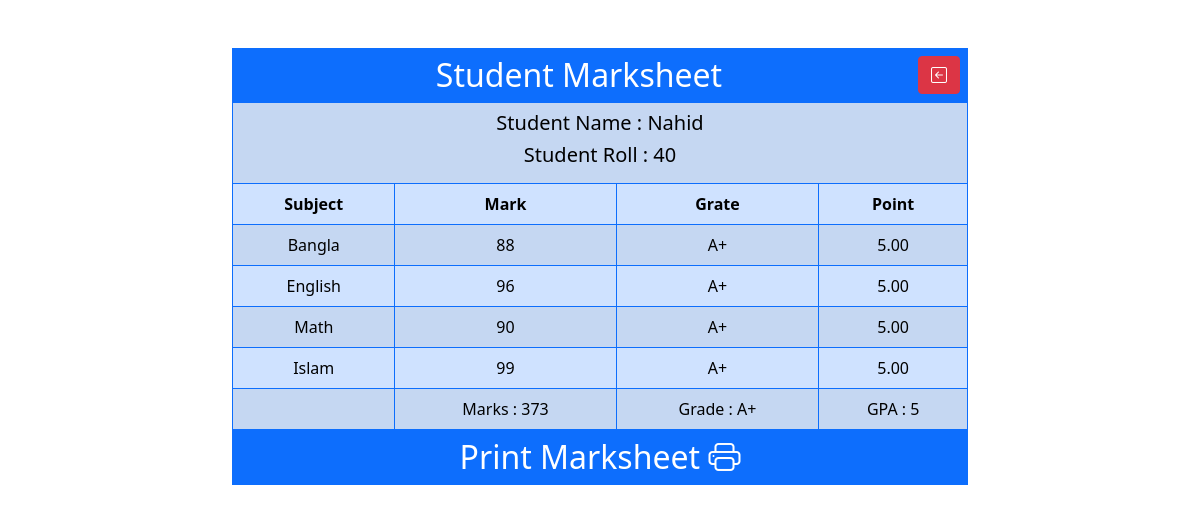
/view.php?view=34, run on the app's committed database.
### tables this page shows
CREATE TABLE `marksheet` (
  `id` int NOT NULL,
  `name` varchar(255) NOT NULL,
  `roll` int NOT NULL,
  `bangla` int NOT NULL,
  `math` int NOT NULL,
  `english` int NOT NULL,
  `islam` int NOT NULL
);

### view.php (the view, shortened to what this page needs)
<?php
include 'db_connec.php';
if ($_GET['view']) {
  $viewId        = $_GET['view'];
  $select_data   = "SELECT * FROM marksheet WHERE id = $viewId";
  $sql           = mysqli_query($connec, $select_data);
  $arry_data     = mysqli_fetch_assoc($sql);
  $userName = $arry_data['name'];
  $roll     = $arry_data['roll'];
  $bangla   = $arry_data['bangla'];
  $math     = $arry_data['math'];
  $english  = $arry_data['english'];
  $islam    = $arry_data['islam'];
  $bnMark   = '';
  $mathMark = '';
  $enMark   = '';
  $isMark   = '';
  $bnGrade    = '';
  $mathGrade  = '';
  $enGrade    = '';
  $isGrade    = '';
  $bnPoint    = '';
  $mathPoint  = '';
  $enPoint    = '';
  $isPoint    = '';
  if ($bangla > 100 && $bangla < 0) {
    echo "Invalid";
  } else if (($bangla >= 80)) {
    $bnMark  = $bangla;
    $bnGrade = "A+";
    $bnPoint = "5.00";
  } else if ($bangla >= 70) {
    $bnMark  = $bangla;
    $bnGrade = "A";
    $bnPoint = "4.00";
  } else if ($bangla >= 60) {
    $bnMark  = $bangla;
    $bnGrade = "A-";
    $bnPoint = '3.50';
  } else if ($bangla >= 50) {
    $bnMark  = $bangla;
    $bnGrade = "B";
    $bnPoint = "3.00";
  } else if ($bangla >= 40) {
    $bnMark  = $bangla;
    $bnGrade = "C";
    $bnPoint = "2.00";
  } else if ($bangla >= 33) {
    $bnMark  = $bangla;
    $bnGrade = "D";
    $bnPoint = '1.00';
  } else {
    $bnMark  = $bangla;
    $bnGrade = "Fail";
    $bnPoint = "0.00";
  };
  if ($math > 100 && $math < 0) {
    echo "Invalid";
  } else if ($math >= 80) {
    $mathMark  = $math;
    $mathGrade = "A+";
    $mathPoint = "5.00";
  } else if ($math >= 70) {
    $mathMark  = $math;
    $mathGrade = "A";
    $mathPoint = "4.00";
  } else if ($math >= 60) {
    $mathMark  = $math;
    $mathGrade = "A-";
    $mathPoint = "3.50";
  } else if ($math >= 50) {
    $mathMark  = $math;
    $mathGrade = "B";
    $mathPoint = "3.00";
  } else if ($math >= 40) {
    $mathMark  = $math;
    $mathGrade = "C";
    $mathPoint = "2.00";
  } else if ($math >= 33) {
    $mathMark  = $math;
    $mathGrade = "D";
    $mathPoint = "1.00";
  } else {
    $mathMark  = $math;
    $mathGrade = "Fail";
    $mathPoint = "0.00";
  }
  if ($english > 100 && $english < 0) {
    echo "Invalid";
  } else if ($english >= 80) {
    $enMark    = $english;
    $enGrade   = "A+";
    $enPoint   = "5.00";
  } else if ($english >= 70) {
    $enMark    = $english;
    $enGrade   = "A";
    $enPoint   = "4.00";
  } else if ($english >= 60) {
    $enMark    = $english;
    $enGrade   = "A-";
    $enPoint   = "3.50";
  } else if ($english >= 50) {
    $enMark    = $english;
    $enGrade   = "B";
    $enPoint   = "3.00";
  } else if ($english >= 40) {
    $enMark    = $english;
    $enGrade   = "C";
    $enPoint   = "2.00";
  } else if ($english >= 33) {
    $enMark    = $english;
    $enGrade   = "D";
    $enPoint   = "1.00";
  } else {
    $enMark    = $english;
    $enGrade   = "Fail";
    $enPoint   = "0.00";
  }
  if ($islam > 100 && $islam < 100) {
    echo "Invalid";
  } else if ($islam >= 80) {
    $isMark = $islam;
    $isGrade = "A+";
    $isPoint = "5.00";
  } else if ($islam >= 70) {
    $isMark = $islam;
    $isGrade = "A";
    $isPoint = "4.00";
  } else if ($islam >= 60) {
    $isMark = $islam;
    $isGrade = "A-";
    $isPoint = "3.50";
  } else if ($islam >= 50) {
    $isMark = $islam;
    $isGrade = "B";
    $isPoint = "3.00";
  } else if ($islam >= 40) {
    $isMark = $islam;
    $isGrade = "C";
    $isPoint = "2.00";
  } else if ($islam >= 33) {
    $isMark = $islam;
    $isGrade = "D";
    $isPoint = "1.00";
  } else {
    $isMark = $islam;
    $isGrade = "Fail";
    $isPoint = "0.00";
  };
  $sumMark = $bnPoint + $mathPoint + $enPoint + $isPoint;
  $avarageMark = $sumMark / 4;
  $avaGrade = '';
  if ($avarageMark >= 5.00) {
    $avaGrade = "A+";
  } else if ($avarageMark >= 4.00) {
    $avaGrade = "A";
  } else if ($avarageMark >= 3.50) {
    $avaGrade = "A-";
  } else if ($avarageMark >= 3.00) {
    $avaGrade = "B";
  } else if ($avarageMark >= 2.00) {
    $avaGrade = "C";
  } else if ($avarageMark >= 1.00) {
    $avaGrade = "D";
  } else {
    $avaGrade = "Fail";
  }
  $totalMark = $bangla + $math + $english + $islam;
}
?>
<!DOCTYPE html>
<html lang="en">
<head>
  <link rel="stylesheet" href="https://cdn.jsdelivr.net/npm/bootstrap@5.0.2/dist/css/bootstrap.min.css">
  <link rel="stylesheet" href="https://cdn.jsdelivr.net/npm/bootstrap-icons@1.5.0/font/bootstrap-icons.css">
</head>
<body style="text-align: center;">
  <div class="container">
    <div class="row">
      <div class="col-sm-8 mx-auto pt-4 mt-4">
        <h2 class="text-center p-2 m-0 bg-primary text-white">Student Marksheet
          <a href="display.php" class='btn btn-danger float-end' id="add_btn"><i class="bi bi-arrow-left-square"></i></a>
        </h2>
        <div class="data-info">
          <table class='table table-primary table-striped table-hover table table-bordered border-primary mb-0'>
            <tr>
              <th colspan="4">
                <center>
                  <h5>Student Name : <?= $userName ?> </h5>
                  <h5>Student Roll : <?= $roll ?> </h5>
                </center>
              </th>
            </tr>
            <tr>
              <th>Subject</th>
              <th>Mark</th>
              <th>Grate</th>
              <th>Point</th>
            </tr>
            <tr>
              <td>Bangla</td>
              <td><?= $bnMark ?></td>
              <td><?= $bnGrade ?></td>
              <td><?= $bnPoint ?></td>
            </tr>
            <tr>
              <td>English</td>
              <td><?= $enMark ?></td>
              <td><?= $enGrade ?></td>
              <td><?= $enPoint ?></td>
            </tr>
            <tr>
              <td>Math</td>
              <td><?= $mathMark ?></td>
              <td><?= $mathGrade ?></td>
              <td><?= $mathPoint ?></td>
            </tr>
            <tr>
              <td>Islam</td>
              <td><?= $isMark ?></td>
              <td><?= $isGrade ?></td>
              <td><?= $isPoint ?></td>
            </tr>
            <tr>
              <td colspan="1"></td>
              <td>Marks : <?= $totalMark ?></td>
              <td>Grade : <?= $avaGrade ?> </td>
              <td>
                GPA : <?= $avarageMark ?>
              </td>
            </tr>
          </table>
        </div>
        <h2 id="btn" class="text-center p-2 m-0 bg-primary text-white" style="cursor: pointer;" onclick="window.print()">Print Marksheet
          <i class="bi bi-printer"></i>
        </h2>
      </div>
    </div>
</body>
</html>

### data on the page
marksheet: name "Nahid", roll "40", bangla "88", bangla "A+", bangla "5.00", english "96", english "A+", english "5.00", math "90", math "A+", math "5.00", islam "99", islam "A+", islam "5.00", totalMark "373", avaGrade "A+", avarageMark "5"
